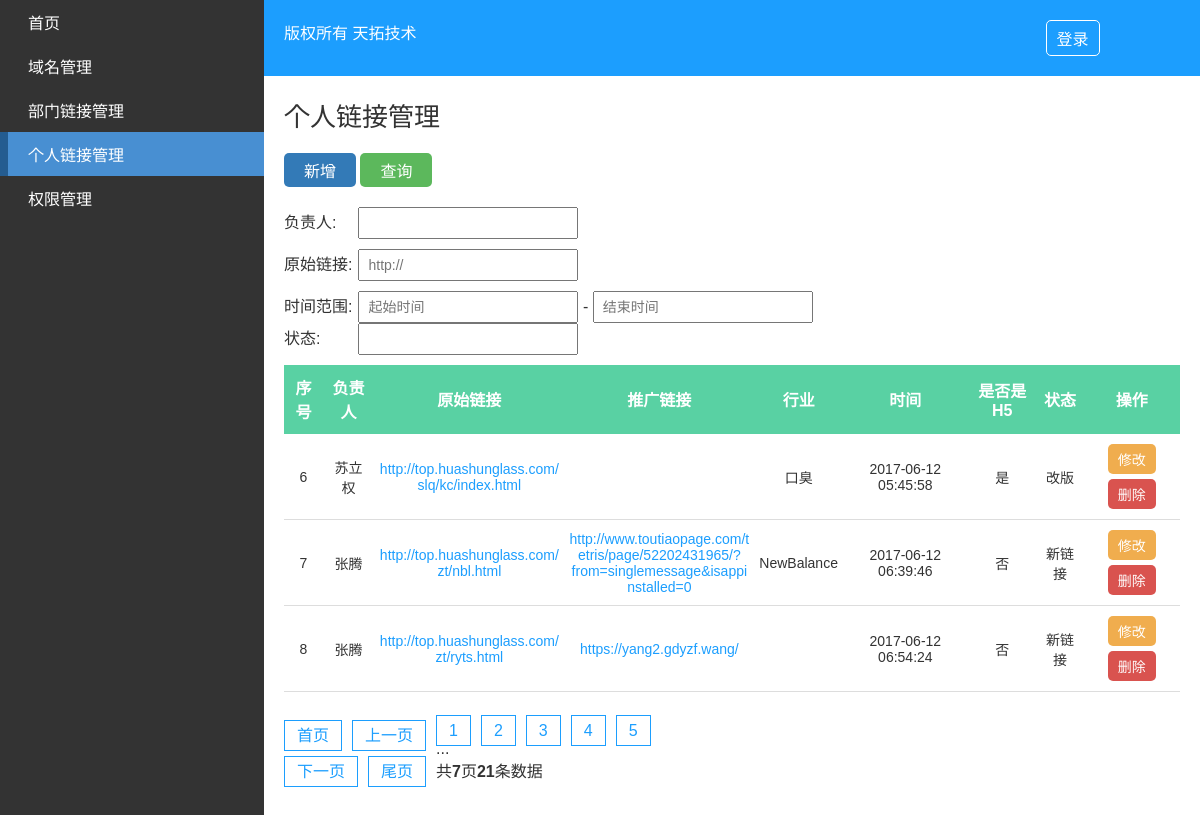
Screenshot of /links.php?page=2 with the database file from the repository.
### tables this page shows
CREATE TABLE `person_link` (
  `id` int(11) unsigned NOT NULL AUTO_INCREMENT,
  `leader` varchar(32) DEFAULT NULL COMMENT '负责人',
  `original_link` varchar(255) DEFAULT NULL COMMENT '原始链接',
  `spread_link` varchar(255) DEFAULT NULL COMMENT '推广链接',
  `industry` varchar(32) DEFAULT NULL COMMENT '行业',
  `time` int(10) DEFAULT NULL COMMENT '时间',
  `is_h5` varchar(8) DEFAULT NULL COMMENT '是否是H5',
  `state` varchar(16) DEFAULT NULL COMMENT '状态',
  `status` tinyint(1) NOT NULL DEFAULT '1' COMMENT '是否显示',
  PRIMARY KEY (`id`)
);

### library/PDO_class.php (called while the page is built, shortened)
<?php
require_once COMMON_PATH . "common.php";
class server
{
	private $server;
	public function __construct($config = array())
	{
		if(empty($config)) {
			$config = [
				'host'     => DB_HOST,
				'dbname'   => DB_NAME,
				'username' => DB_USER,
				'password' => DB_PSW,
			];
		}
		$this->server = new PDO("mysql:host=$config[host];dbname=$config[dbname];charset=utf8", $config['username'], $config['password']);
		$this->server->query("set names utf8");
	}
	function select($table, $where = '', $join = '', $desc = '', $limit = '', $search_felid = '')
	{
		$ifwhere    = '';
		$order      = '';
		$desc_limit = '';
		if (! empty($limit)) {
			$desc_limit = "limit {$limit}";
		}
		if(empty($search_felid)) $search_felid = '*';
		$Model = $this->server->prepare("SELECT {$search_felid} FROM {$table} {$join} {$ifwhere} {$order} {$desc_limit}");
		$Model->execute();
		$m_data = $Model->fetchAll(2);
			return $m_data;
	}
	public function total($table, $where='') {
		try {
			$ifwhere    = '';
			$result = $this->server->query("SELECT COUNT(*) AS total FROM {$table} {$ifwhere}");
			if($result) {
				foreach ($result as $v) {
		    		$total = $v['total'];
		  		}
			}
	  		return $total ? (int)$total : 0;
  		} catch (PDOException $e) {
	      exit($e->getMessage());
	    }
	}
}
?>

### common/common.php (called while the page is built, shortened)
<?php
	function get_search_url() {
		$url_get = '';
		foreach ($_GET as $key => $value) {
			if($key == 'page') continue;
			$url_get .= '&'. $key . '=' . $value;
		}
		return $url_get;
	}

### links.php (the view, shortened to what this page needs)
<?php
require_once COMMON_PATH . "common.php";
require_once CLASS_PATH  . "PDO_class.php";
require_once CLASS_PATH  . 'page_class.php';
$pdo = new server();
$where = '';
if ($_GET) {
	$where = $where ? rtrim($where, ' AND') : '';
}
$count    = $pdo->total('person_link', $where);
$now_page = intval($_GET['page']) ? intval($_GET['page']) : 1;
$offset   = PAGE_NUM * ($now_page - 1);
$arrData  =  $pdo->select('person_link', $where, '', '', "$offset," . PAGE_NUM);
?>
<!DOCTYPE html>
<html lang="en">
<head>
	<link rel="stylesheet" type="text/css" href="css/font/iconfont.css">
	<link rel="stylesheet" type="text/css" href="css/main.css">
</head>
<body>
	<div class="container clear">
		<?php require ('sidebar.php');?>
		<div class="container-right">
			<?php require ('header.php');?>
			<div class="main">
				<h2>个人链接管理</h2>
				<div class="operate">
					<a href="#" class="btn add">新增</a>
					<a href="javascript:document.search.submit()" class="btn search">查询</a>
				</div>
				<form action="#" method="GET" name="search">
					<div class="entry">
						<label>负责人:</label>
						<input type="text" name="leader" placeholder="">
					</div>
					<div class="entry">
						<label>原始链接:</label>
						<input type="text" name="original_link" placeholder="http://">
					</div>
					<div class="entry">
						<label>时间范围:</label>
						<input type="text" name="start_time" placeholder="起始时间" onClick="WdatePicker()"> -
						<input type="text" name="end_time" placeholder="结束时间" onClick="WdatePicker()"
					</div>
					<div class="entry">
						<label>状态:</label>
						<input type="text" name="state" placeholder="">
					</div>
				</form>
				<div class="table">
					<table>
						<thead>
							<tr>
								<th>序号</th>
								<th>负责人</th>
								<th>原始链接</th>
								<th>推广链接</th>
								<th>行业</th>
								<th>时间</th>
								<th>是否是H5</th>
								<th>状态</th>
								<th>操作</th>
							</tr>
						</thead>
						<tbody>
						<?php if ($arrData): ?>
							<?php foreach ($arrData as $value): ?>
								<tr>
									<td><?php echo $value['id'] ?></td>
									<td><?php echo $value['leader'] ?></td>
									<td><a href="<?php echo $value['original_link'] ?>" class="domainLink"><?php echo $value['original_link'] ?></a></td>
									<td><a href="<?php echo $value['spread_link'] ?>" class="spreadLink"><?php echo $value['spread_link'] ?></a></td>
									<td><?php echo $value['industry'] ?></td>
									<td><?php echo date('Y-m-d H:i:s', $value['time']) ?></td>
									<td><?php echo $value['is_h5'] ?></td>
									<td><?php echo $value['state'] ?></td>
									<td>
										<a href="#" class="btn modify" onclick="modify(<?php echo $value['id'] ?>)">修改</a>
										<a href="#" class="btn delete" onclick="delete_by_id(<?php echo $value['id'] ?>, 'perlink')">删除</a>
									</td>
								</tr>
							<?php endforeach ?>
						<?php endif ?>
						</tbody>
					</table>
					<div class="paginate">
						<ul class="clear">
							<?php if ($count > PAGE_NUM){
								$objPage  = new page($count, PAGE_NUM, $now_page, '?page={page}' . get_search_url());
								echo $objPage->myde_write();
							}  ?>
						</ul>
					</div>
				</div>
			</div>
		</div>
	</div>
</body>
</html>

### css/main.css (style rules this page uses)
* { padding: 0; margin: 0; }
body { font-family: '微软雅黑', Arial, 'sans-serif' }
a:hover, a:link, a:visited, a:active { text-decoration: none; color: #fff; }
h2 { font-size: 26px; font-weight: lighter; padding-bottom: 20px; }
input { height: 28px; font-family: '微软雅黑', Arial, 'sans-serif'; font-size: 14px; line-height: 28px; padding: 0 8px; min-width: 200px; }
.clear { content: ''; display: table; clear: both; }
.btn { display: inline-block; padding: 5px 10px; background: #1c9efe; color: #fff; border-radius: 5px; transition: all .5s; -webkit-transition: all .5s; -o-transition: all .5s; }
.btn.add { background: #337ab7; }
.btn.modify { background: #f0ad4e; margin-bottom: 5px; }
.btn.search { background: #5cb85c; }
.btn.delete { background: #d9534f; }
.container { width: 100%; }
.container-right { position: relative; float: right; width: 78%; background: #fff; color: #333; }
.main { padding: 20px; }
table { width: 100%; border-collapse: collapse; }
table thead { background: #59d1a3; color: #fff; }
table tbody tr { transition: all .5s; -webkit-transition: all .5s; -o-transition: all .5s; }
table td, table th { padding: 10px 5px; text-align: center; }
table td { border-bottom: 1px solid #ddd; font-size: 14px; word-wrap:break-word; }
table td a.domainLink:link, table td a.domainLink:visited, table td a.domainLink:active { color: #1c9efe; display: inline-block; max-width: 180px; }
table td a.spreadLink:link, table td a.spreadLink:visited, table td a.spreadLink:active { color: #1c9efe; display: inline-block; max-width: 180px; }
table th { border-bottom: 1px solid #59d1a3; }
.operate { padding-bottom: 20px; }
.operate a { display: inline-block; padding: 5px 20px; }
form .entry { padding-bottom: 10px; }
form .entry label { display: inline-block; min-width: 70px; }
.paginate { margin: 30px 0 15px; }

### rows the page displays
person_link: id "6", leader "苏立权", original_link "http://top.huashunglass.com/slq/kc/index.html", industry "口臭", time "2017-06-12 05:45:58", is_h5 "是", state "改版"
person_link: id "7", leader "张腾", original_link "http://top.huashunglass.com/zt/nbl.html", spread_link "http://www.toutiaopage.com/tetris/page/52202431965/?from=singlemessage&isappinstalled=0", industry "NewBalance", time "2017-06-12 06:39:46", is_h5 "否", state "新链接"
person_link: id "8", leader "张腾", original_link "http://top.huashunglass.com/zt/ryts.html", spread_link "https://yang2.gdyzf.wang/", time "2017-06-12 06:54:24", is_h5 "否", state "新链接"

### other values shown
$this->myde_page_count "7"
$this->myde_total "21"
